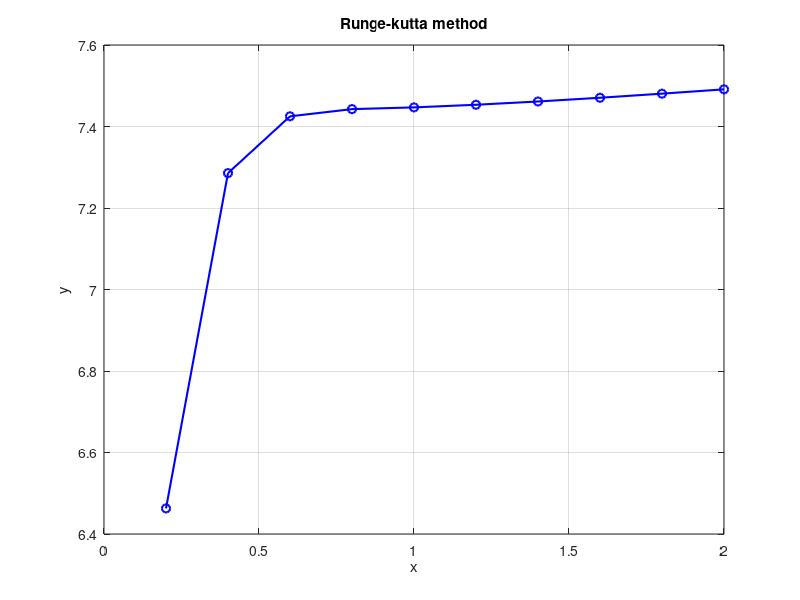

MATLAB code for this plot:
% Runge-kutta method
% Differential equation dy/dx= (x+2*y)*cos(y)
% Conditions: 0<=x<=2; y(0)=5; Step size,h=0.2
% Solve for y
clc;clear;
F=@(x,y) (x+2*y)*cos(y);
h = 0.2;
x0 = 0;
y0 = 5;
xn = 2;
N=length(x0:h:xn);
for j=1:N-1
    k1=h*F(x0,y0);
    k2=h*F(x0+0.5*h,y0+0.5*k1);
    k3=h*F(x0+0.5*h,y0+0.5*k2);
    k4=h*F(x0+h,y0+k3);
    y(j)=y0+(1/6)*(k1+2*k2+2*k3+k4);
    x0=x0+h;
    y0=y(j);
end
x=0.2:h:xn;
plot(x,y,'o-b','LineWidth',1.5);
xlabel('x');
ylabel('y');
title('Runge-kutta method')
grid on;
fprintf('The final solution for x = 2 is: %.5f\n',y(j));

